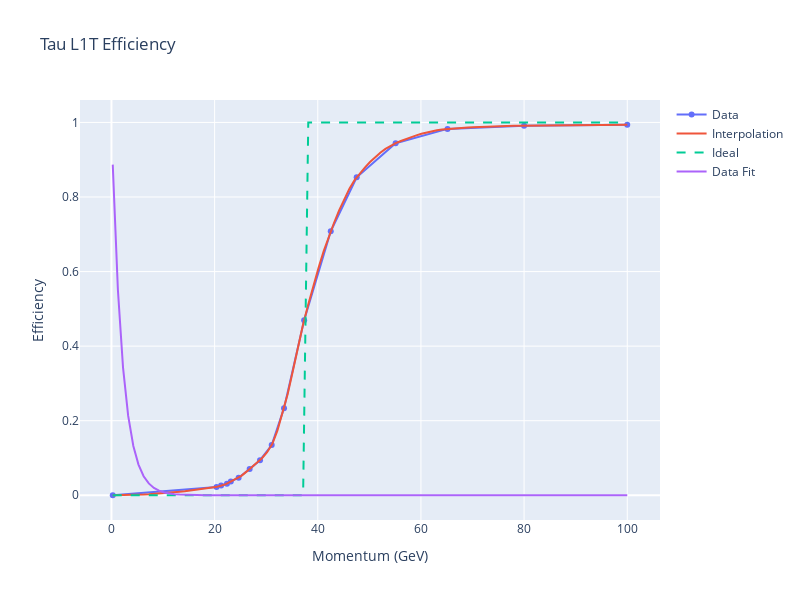

Notebook source saved alongside this figure:
### Code cell
fig = go.Figure()
fig.add_scatter(x = tau["x"], y = tau[" y"], name = "Data")
fig.add_scatter(x = tau_xs, y = tau_spl(tau_xs), name = "Interpolation")
fig.add_scatter(x = tau_xs, y = tau_ideal(tau_xs), name = "Ideal", line_dash="dash")
fig.add_scatter(x = tau_xs, y = 1.0 - exp_cdf(tau_xs, tau_l), name = "Data Fit")
fig.update_layout(width = 800,
                  height = 600,
                  title = "Tau L1T Efficiency",
                  xaxis_title = "Momentum (GeV)",
                  yaxis_title = "Efficiency",
                  )
fig.update_xaxes(type = "linear")
